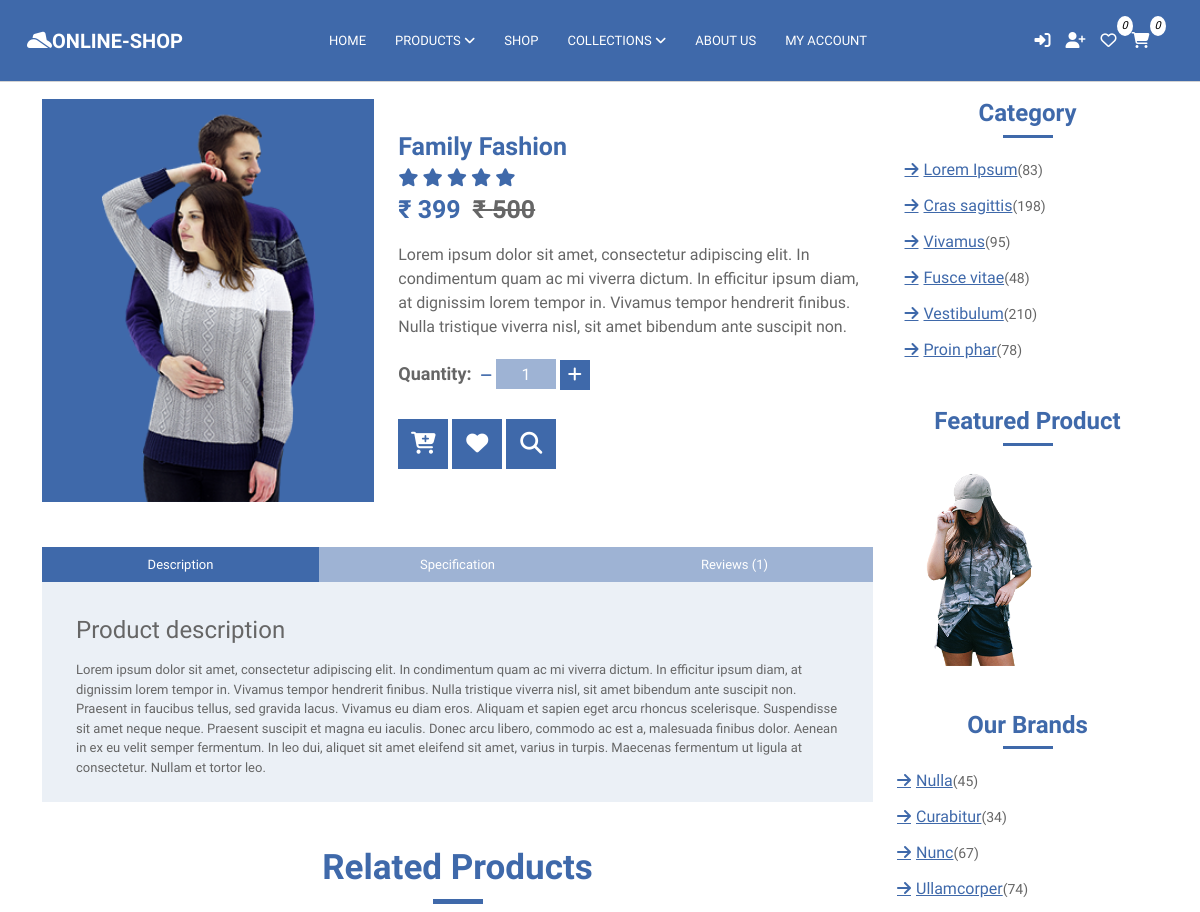
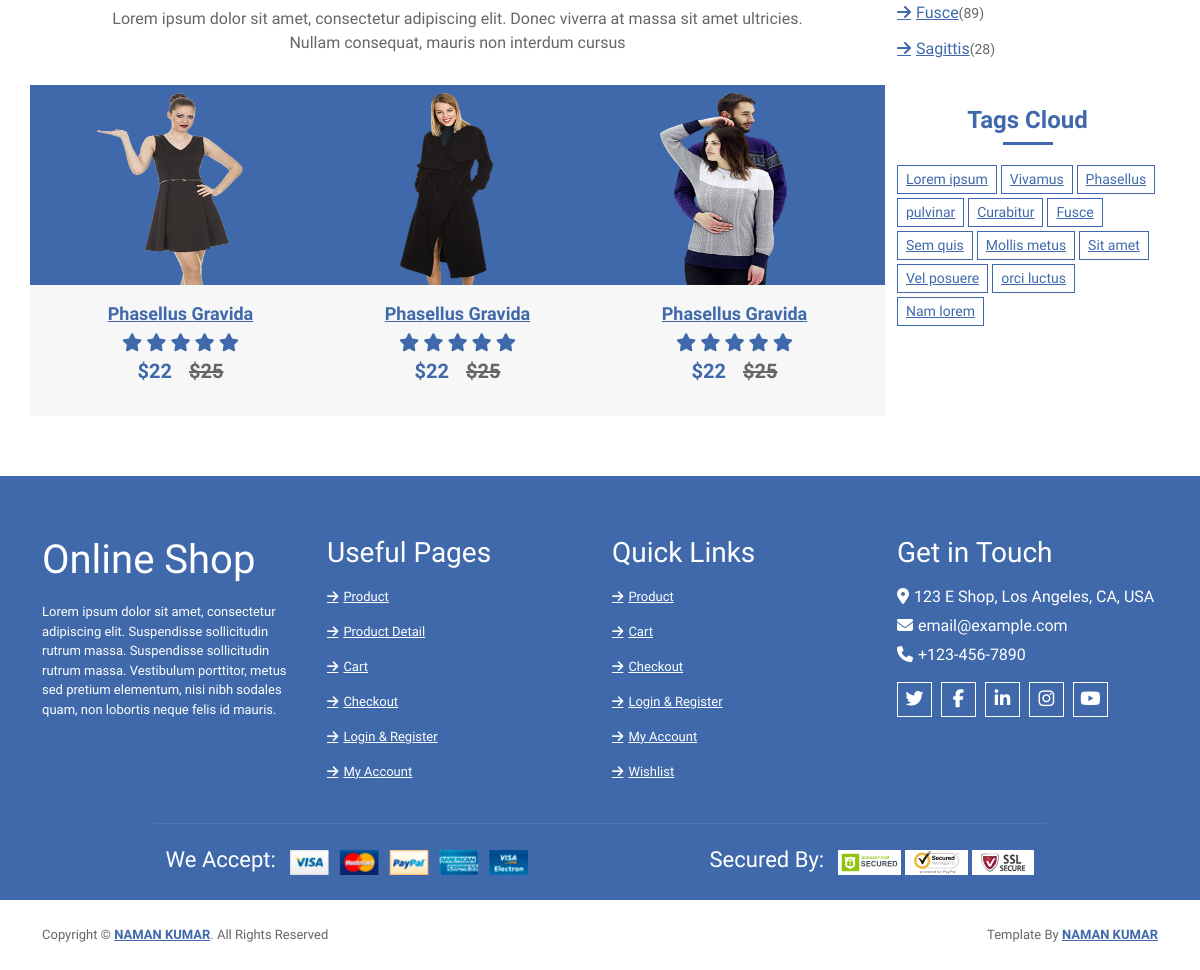
The app's page /product/4 with its own data (2 pictures, top to bottom).
### app/models.py (models this page shows, shortened)
class Products(models.Model):
    Product_name = models.CharField(max_length=100)
    Product_Category = models.CharField(max_length=100)
    Product_Short_Description = models.TextField(max_length=100)
    Product_Full_Description = models.TextField(max_length=100)
    Product_Price = models.CharField(max_length=100)
    Product_Discount_price = models.CharField(max_length=100)
    Product_Tag = models.CharField(max_length=500)
    Product_Seo = models.CharField(max_length=500)
    Product_Unit = models.CharField(max_length=100, default='')
    Product_img = models.ImageField(upload_to='Products', max_length=200)
    created_date = models.DateTimeField(default=timezone.now)

### app/views.py (the view)
# urls.py: path('product/<int:id>', views.product, name="product"),
def product(request, id):
    obj = Products.objects.get(pk=id)
    return render(request, 'pages/product.html', {'prod':obj})

### templates/pages/product.html (shortened to what this page needs)
{% extends "common/base.html" %}
{% load static %}
{% block content %}
            <div class="breadcrumb-wrap">
                <div class="container">
                    <ul class="breadcrumb">
                        <li class="breadcrumb-item"><a href="#">Home</a></li>
                        <li class="breadcrumb-item"><a href="#">Products</a></li>
                        <li class="breadcrumb-item active">product details</li>
                    </ul>
                </div>
            </div>
            <div class="product-detail">
                <div class="container">
                    <div class="row">
                        <div class="col-lg-9">
                            <div class="row align-items-center product-detail-top">
                                <div class="col-md-5">
                                    <div class="product-slider-single">
                                        <img src='../{{MEDIA_ROOT}}{{prod.Product_img}}' alt='Product Image'>
                                    </div>
                                </div>
                                <div class="col-md-7">
                                    <div class="product-content">
                                        <div class="title"><h2>{{prod.Product_name}}</h2></div>
                                        <div class="ratting">
                                            <i class="fa fa-star"></i>
                                            <i class="fa fa-star"></i>
                                            <i class="fa fa-star"></i>
                                            <i class="fa fa-star"></i>
                                            <i class="fa fa-star"></i>
                                        </div>
                                        <div class="price">₹ {{prod.Product_Discount_price}}<span>₹ {{prod.Product_Price}}</span></div>
                                        <div class="details">
                                            <p>
                                                Lorem ipsum dolor sit amet, consectetur adipiscing elit. In condimentum quam ac mi viverra dictum. In efficitur ipsum diam, at dignissim lorem tempor in. Vivamus tempor hendrerit finibus. Nulla tristique viverra nisl, sit amet bibendum ante suscipit non.
                                            </p>
                                        </div>
                                        <div class="quantity">
                                            <h4>Quantity:</h4>
                                            <div class="qty">
                                                <a class="btn-minus"><i class="fa fa-minus"></i></a>
                                                <input type="text" value="1" id="qunt">
                                                <button class="btn-plus"><i class="fa fa-plus"></i></button>
                                            </div>
                                        </div>
                                        <div class="action">
                                            <a id="addtocart2"><i class="fa fa-cart-plus"></i></a>
                                            <a href="#"><i class="fa fa-heart"></i></a>
                                            <a href="#"><i class="fa fa-search"></i></a>
                                        </div>
                                    </div>
                                </div>
                            </div>
                            <div class="row product-detail-bottom">
                                <div class="col-lg-12">
                                    <ul class="nav nav-pills nav-justified">
                                        <li class="nav-item">
                                            <a class="nav-link active" data-toggle="pill" href="#description">Description</a>
                                        </li>
                                        <li class="nav-item">
                                            <a class="nav-link" data-toggle="pill" href="#specification">Specification</a>
                                        </li>
                                        <li class="nav-item">
                                            <a class="nav-link" data-toggle="pill" href="#reviews">Reviews (1)</a>
                                        </li>
                                    </ul>
                                    <div class="tab-content">
                                        <div id="description" class="container tab-pane active"><br>
                                            <h4>Product description</h4>
                                            <p>
                                                Lorem ipsum dolor sit amet, consectetur adipiscing elit. In condimentum quam ac mi viverra dictum. In efficitur ipsum diam, at dignissim lorem tempor in. Vivamus tempor hendrerit finibus. Nulla tristique viverra nisl, sit amet bibendum ante suscipit non. Praesent in faucibus tellus, sed gravida lacus. Vivamus eu diam eros. Aliquam et sapien eget arcu rhoncus scelerisque. Suspendisse sit amet neque neque. Praesent suscipit et magna eu iaculis. Donec arcu libero, commodo ac est a, malesuada finibus dolor. Aenean in ex eu velit semper fermentum. In leo dui, aliquet sit amet eleifend sit amet, varius in turpis. Maecenas fermentum ut ligula at consectetur. Nullam et tortor leo.
                                            </p>
                                        </div>
                                    </div>
                                </div>
                            </div>
                            <div class="container">
                                <div class="section-header">
                                    <h3>Related Products</h3>
                                    <p>
                                        Lorem ipsum dolor sit amet, consectetur adipiscing elit. Donec viverra at massa sit amet ultricies. Nullam consequat, mauris non interdum cursus
                                    </p>
                                </div>
                            </div>
                            <div class="row align-items-center product-slider product-slider-3">
                                <div class="col-lg-3">
                                    <div class="product-item">
                                        <div class="product-image">
                                            <a href="product-detail.html">
                                                <img src="{% static 'img/product-6.png' %}" height="200px" alt="Product Image">
                                            </a>
                                        </div>
                                        <div class="product-content">
                                            <div class="title"><a href="#">Phasellus Gravida</a></div>
                                            <div class="ratting">
                                                <i class="fa fa-star"></i>
                                                <i class="fa fa-star"></i>
                                                <i class="fa fa-star"></i>
                                                <i class="fa fa-star"></i>
                                                <i class="fa fa-star"></i>
                                            </div>
                                            <div class="price">$22 <span>$25</span></div>
                                        </div>
                                    </div>
                                </div>
                                <div class="col-lg-3">
                                    <div class="product-item">
                                        <div class="product-image">
                                            <a href="product-detail.html">
                                                <img src="{% static 'img/product-5.png' %}" height="200px" alt="Product Image">
                                            </a>
                                        </div>
                                        <div class="product-content">
                                            <div class="title"><a href="#">Phasellus Gravida</a></div>
                                            <div class="ratting">
                                                <i class="fa fa-star"></i>
                                                <i class="fa fa-star"></i>
                                                <i class="fa fa-star"></i>
                                                <i class="fa fa-star"></i>
                                                <i class="fa fa-star"></i>
                                            </div>
                                            <div class="price">$22 <span>$25</span></div>
                                        </div>
                                    </div>
                                </div>
                                <div class="col-lg-3">
                                    <div class="product-item">
                                        <div class="product-image">
                                            <a href="product-detail.html">
                                                <img src="{% static 'img/product-4.png' %}" height="200px" alt="Product Image">
                                            </a>
                                        </div>
                                        <div class="product-content">
                                            <div class="title"><a href="#">Phasellus Gravida</a></div>
                                            <div class="ratting">
                                                <i class="fa fa-star"></i>
                                                <i class="fa fa-star"></i>
                                                <i class="fa fa-star"></i>
                                                <i class="fa fa-star"></i>
                                                <i class="fa fa-star"></i>
                                            </div>
                                            <div class="price">$22 <span>$25</span></div>
                                        </div>
                                    </div>
                                </div>
                                <div class="col-lg-3">
                                    <div class="product-item">
                                        <div class="product-image">
                                            <a href="product-detail.html">
                                            </a>
                                        </div>
                                        <div class="product-content">
                                            <div class="title"><a href="#">Phasellus Gravida</a></div>
                                            <div class="ratting">
                                            </div>
                                            <div class="price">$22 <span>$25</span></div>
                                        </div>
                                    </div>
                                </div>
                                <div class="col-lg-3">
                                    <div class="product-item">
                                        <div class="product-image">
                                            <a href="product-detail.html">
                                            </a>
                                        </div>
                                        <div class="product-content">
                                            <div class="title"><a href="#">Phasellus Gravida</a></div>
                                            <div class="ratting">
                                            </div>
                                            <div class="price">$22 <span>$25</span></div>
                                        </div>
                                    </div>
                                </div>
                            </div>
                        </div>
                        <div class="col-lg-3">
                            <div class="sidebar-widget category">
                                <h2 class="title">Category</h2>
                                <ul>
                                    <li><a href="#">Lorem Ipsum</a><span>(83)</span></li>
                                    <li><a href="#">Cras sagittis</a><span>(198)</span></li>
                                    <li><a href="#">Vivamus</a><span>(95)</span></li>
                                    <li><a href="#">Fusce vitae</a><span>(48)</span></li>
                                    <li><a href="#">Vestibulum</a><span>(210)</span></li>
                                    <li><a href="#">Proin phar</a><span>(78)</span></li>
                                </ul>
                            </div>
                            <div class="sidebar-widget image">
                                <h2 class="title">Featured Product</h2>
                                <a href="#">
                                    <img src="{% static 'img/product-8.png' %}" height="200px" alt="Product Image">
                                </a>
                            </div>
                            <div class="sidebar-widget brands">
                                <h2 class="title">Our Brands</h2>
                                <ul>
                                    <li><a href="#">Nulla </a><span>(45)</span></li>
                                    <li><a href="#">Curabitur </a><span>(34)</span></li>
                                    <li><a href="#">Nunc </a><span>(67)</span></li>
                                    <li><a href="#">Ullamcorper</a><span>(74)</span></li>
                                    <li><a href="#">Fusce </a><span>(89)</span></li>
                                    <li><a href="#">Sagittis</a><span>(28)</span></li>
                                </ul>
                            </div>
                            <div class="sidebar-widget tag">
                                <h2 class="title">Tags Cloud</h2>
                                <a href="#">Lorem ipsum</a>
                                <a href="#">Vivamus</a>
                                <a href="#">Phasellus</a>
                                <a href="#">pulvinar</a>
                                <a href="#">Curabitur</a>
                                <a href="#">Fusce</a>
                                <a href="#">Sem quis</a>
                                <a href="#">Mollis metus</a>
                                <a href="#">Sit amet</a>
                                <a href="#">Vel posuere</a>
                                <a href="#">orci luctus</a>
                                <a href="#">Nam lorem</a>
                            </div>
                        </div>
                    </div>
                </div>
            </div>
{% endblock %}

### static/css/style.css (style rules this page uses)
body { line-height: 1.5; font-family: 'Varela Round', sans-serif; font-weight: 400; overflow-x: hidden; }
* { margin:0; box-sizing: border-box; }
body a, p { font-size: 13px; }
:before,:after { box-sizing: border-box; }

### records on screen
Products: Product_img (picture), Product_name "Family Fashion", Product_Discount_price "399", Product_Price "500"
